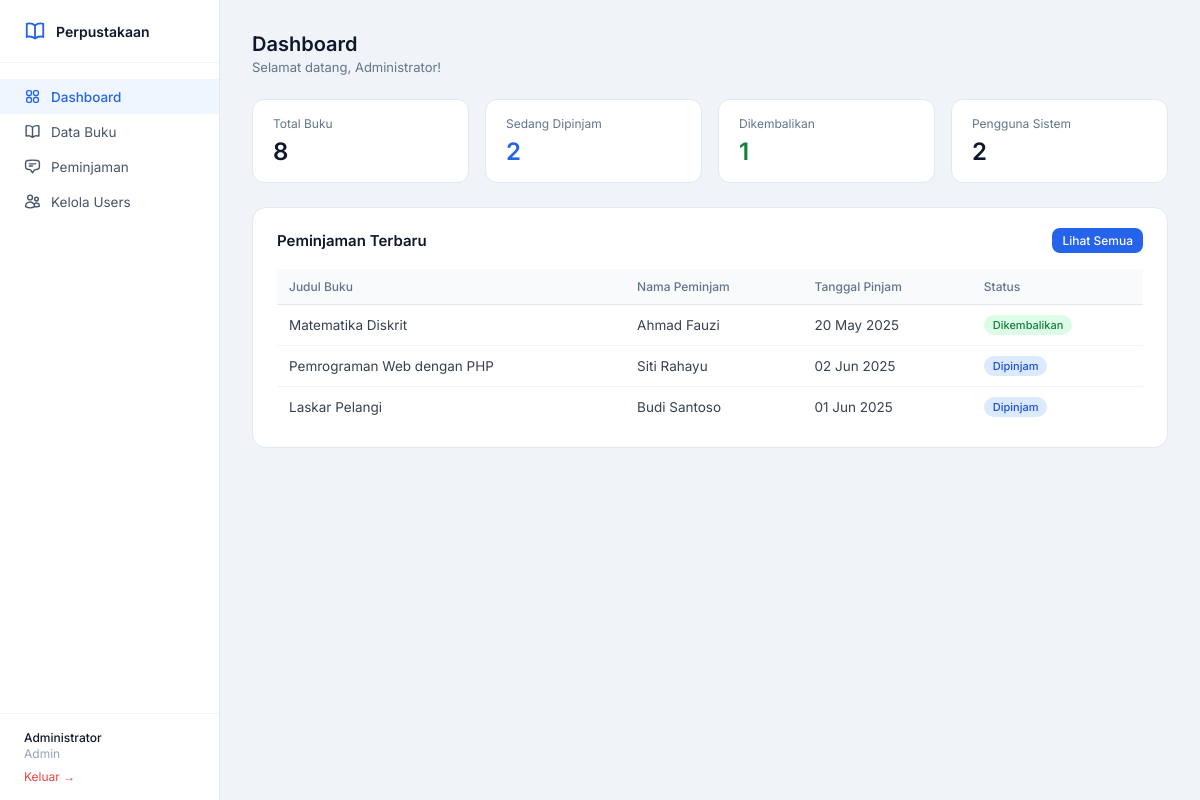
/index.php (signed in), run on the app's committed database.
### tables this page shows
CREATE TABLE IF NOT EXISTS peminjaman (
  id INT AUTO_INCREMENT PRIMARY KEY,
  buku_id INT NOT NULL,
  nama_peminjam VARCHAR(100) NOT NULL,
  tanggal_pinjam DATE NOT NULL,
  tanggal_kembali DATE,
  status ENUM('dipinjam','dikembalikan') DEFAULT 'dipinjam',
  FOREIGN KEY (buku_id) REFERENCES buku(id) ON DELETE CASCADE
);

CREATE TABLE IF NOT EXISTS buku (
  id INT AUTO_INCREMENT PRIMARY KEY,
  judul VARCHAR(200) NOT NULL,
  pengarang VARCHAR(100) NOT NULL,
  penerbit VARCHAR(100),
  tahun INT,
  stok INT DEFAULT 1,
  kategori VARCHAR(50),
  created_at TIMESTAMP DEFAULT CURRENT_TIMESTAMP
);

### src/auth.php (called while the page is built, shortened)
<?php
function isAdmin() {
    return isset($_SESSION['user']) && $_SESSION['user']['role'] === 'admin';
}

### public/index.php (the view, shortened to what this page needs)
<?php
require_once __DIR__ . '/../src/auth.php';
require_once __DIR__ . '/../src/db.php';
$totalBuku       = $pdo->query("SELECT COUNT(*) FROM buku")->fetchColumn();
$totalPeminjaman = $pdo->query("SELECT COUNT(*) FROM peminjaman WHERE status='dipinjam'")->fetchColumn();
$totalDikembalikan = $pdo->query("SELECT COUNT(*) FROM peminjaman WHERE status='dikembalikan'")->fetchColumn();
$totalUsers      = $pdo->query("SELECT COUNT(*) FROM users")->fetchColumn();
$recentPinjam = $pdo->query("
  SELECT p.*, b.judul FROM peminjaman p
  JOIN buku b ON p.buku_id = b.id
  ORDER BY p.id DESC LIMIT 5
")->fetchAll();
require_once __DIR__ . '/../src/layout_top.php';
?>
<div class="page-header">
  <h1>Dashboard</h1>
  <p>Selamat datang, <?= htmlspecialchars($user['nama']) ?>!</p>
</div>
<div class="stats">
  <div class="stat">
    <div class="stat-label">Total Buku</div>
    <div class="stat-val"><?= $totalBuku ?></div>
  </div>
  <div class="stat">
    <div class="stat-label">Sedang Dipinjam</div>
    <div class="stat-val" style="color:#2563eb"><?= $totalPeminjaman ?></div>
  </div>
  <div class="stat">
    <div class="stat-label">Dikembalikan</div>
    <div class="stat-val" style="color:#15803d"><?= $totalDikembalikan ?></div>
  </div>
  <div class="stat">
    <div class="stat-label">Pengguna Sistem</div>
    <div class="stat-val"><?= $totalUsers ?></div>
  </div>
</div>
<div class="card">
  <div style="display:flex;justify-content:space-between;align-items:center;margin-bottom:1rem;">
    <h2 style="font-size:15px;font-weight:600;color:#0f172a;">Peminjaman Terbaru</h2>
    <a href="peminjaman.php" class="btn btn-primary btn-sm">Lihat Semua</a>
  </div>
  <table>
    <thead>
      <tr>
        <th>Judul Buku</th>
        <th>Nama Peminjam</th>
        <th>Tanggal Pinjam</th>
        <th>Status</th>
      </tr>
    </thead>
    <tbody>
      <?php foreach ($recentPinjam as $row): ?>
      <tr>
        <td><?= htmlspecialchars($row['judul']) ?></td>
        <td><?= htmlspecialchars($row['nama_peminjam']) ?></td>
        <td><?= date('d M Y', strtotime($row['tanggal_pinjam'])) ?></td>
        <td>
          <?php if ($row['status'] === 'dipinjam'): ?>
            <span class="badge badge-blue">Dipinjam</span>
          <?php else: ?>
            <span class="badge badge-green">Dikembalikan</span>
          <?php endif; ?>
        </td>
      </tr>
      <?php endforeach; ?>
    </tbody>
  </table>
</div>
<?php require_once __DIR__ . '/../src/layout_bottom.php'; ?>

### src/layout_top.php (shortened to what this page needs)
<?php
$user = $_SESSION['user'];
?>
<!DOCTYPE html>
<html lang="id">
<head>
</head>
<body>
<aside class="sidebar">
  <div class="sidebar-logo">
    <span>Perpustakaan</span>
  </div>
  <nav>
    <a href="index.php" <?= basename($_SERVER['PHP_SELF']) === 'index.php' ? 'class="active"' : '' ?>>
      Dashboard
    </a>
    <a href="buku.php" <?= basename($_SERVER['PHP_SELF']) === 'buku.php' ? 'class="active"' : '' ?>>
      Data Buku
    </a>
    <a href="peminjaman.php" <?= basename($_SERVER['PHP_SELF']) === 'peminjaman.php' ? 'class="active"' : '' ?>>
      Peminjaman
    </a>
    <?php if (isAdmin()): ?>
    <a href="users.php" <?= basename($_SERVER['PHP_SELF']) === 'users.php' ? 'class="active"' : '' ?>>
      Kelola Users
    </a>
    <?php endif; ?>
  </nav>
  <div class="sidebar-user">
    <div class="uname"><?= htmlspecialchars($user['nama']) ?></div>
    <div class="urole"><?= $user['role'] ?></div>
    <a href="logout.php">Keluar →</a>
  </div>
</aside>
<main class="main">

### src/layout_bottom.php
</main>
</body>
</html>

### src/layout_top.php (style rules this page uses)
*,*::before,*::after { box-sizing:border-box;margin:0;padding:0 }
body { font-family:'Inter',sans-serif;background:#f0f4f8;color:#1a1a2e;min-height:100vh;display:flex; }
.sidebar { width:220px;background:#fff;border-right:1px solid #e2e8f0;display:flex;flex-direction:column;min-height:100vh;position:fixed;top:0;left:0; }
.sidebar-logo { padding:1.25rem 1.5rem;border-bottom:1px solid #f1f5f9;display:flex;align-items:center;gap:10px; }
.sidebar-logo svg { width:22px;height:22px;color:#2563eb;flex-shrink:0; }
.sidebar-logo span { font-size:14px;font-weight:600;color:#0f172a; }
nav { padding:1rem 0;flex:1; }
nav a { display:flex;align-items:center;gap:10px;padding:9px 1.5rem;font-size:13.5px;color:#475569;text-decoration:none;transition:all .15s; }
nav a.active { background:#eff6ff;color:#2563eb;font-weight:500; }
nav a svg { width:17px;height:17px;flex-shrink:0; }
.sidebar-user { padding:1rem 1.5rem;border-top:1px solid #f1f5f9;font-size:12px; }
.sidebar-user .uname { font-weight:500;color:#0f172a; }
.sidebar-user .urole { color:#94a3b8;margin-top:1px;text-transform:capitalize; }
.sidebar-user a { display:inline-block;margin-top:8px;font-size:12px;color:#ef4444;text-decoration:none; }
.main { margin-left:220px;flex:1;padding:2rem; }
.page-header { margin-bottom:1.5rem; }
.page-header h1 { font-size:20px;font-weight:600;color:#0f172a; }
.page-header p { font-size:13px;color:#64748b;margin-top:3px; }
.card { background:#fff;border:1px solid #e2e8f0;border-radius:14px;padding:1.25rem 1.5rem; }
.stats { display:grid;grid-template-columns:repeat(auto-fit,minmax(150px,1fr));gap:1rem;margin-bottom:1.5rem; }
.stat { background:#fff;border:1px solid #e2e8f0;border-radius:12px;padding:1rem 1.25rem; }
.stat-label { font-size:12px;color:#64748b;margin-bottom:6px; }
.stat-val { font-size:24px;font-weight:600;color:#0f172a; }
table { width:100%;border-collapse:collapse;font-size:13.5px; }
th { text-align:left;padding:10px 12px;font-size:12px;font-weight:500;color:#64748b;border-bottom:1px solid #e2e8f0;background:#f8fafc; }
td { padding:10px 12px;border-bottom:1px solid #f1f5f9;color:#374151;vertical-align:middle; }
tr:last-child td { border-bottom:none; }
.badge { display:inline-block;font-size:11px;font-weight:500;padding:3px 9px;border-radius:999px; }
.badge-blue { background:#dbeafe;color:#1d4ed8; }
.badge-green { background:#dcfce7;color:#15803d; }
.btn { display:inline-flex;align-items:center;gap:6px;padding:8px 14px;border-radius:8px;font-size:13px;font-weight:500;cursor:pointer;border:none;text-decoration:none;transition:all .15s; }
.btn-primary { background:#2563eb;color:#fff; }
.btn-sm { padding:5px 10px;font-size:12px; }

### data on the page
peminjaman: buku.judul "Matematika Diskrit", nama_peminjam "Ahmad Fauzi", tanggal_pinjam "20 May 2025", status "Dikembalikan"
peminjaman: buku.judul "Pemrograman Web dengan PHP", nama_peminjam "Siti Rahayu", tanggal_pinjam "02 Jun 2025", status "Dipinjam"
peminjaman: buku.judul "Laskar Pelangi", nama_peminjam "Budi Santoso", tanggal_pinjam "01 Jun 2025", status "Dipinjam"

### other printed values
$user['nama'] "Administrator"
$user['role'] "Admin"
$totalBuku "8"
$totalPeminjaman "2"
$totalDikembalikan "1"
$totalUsers "2"
